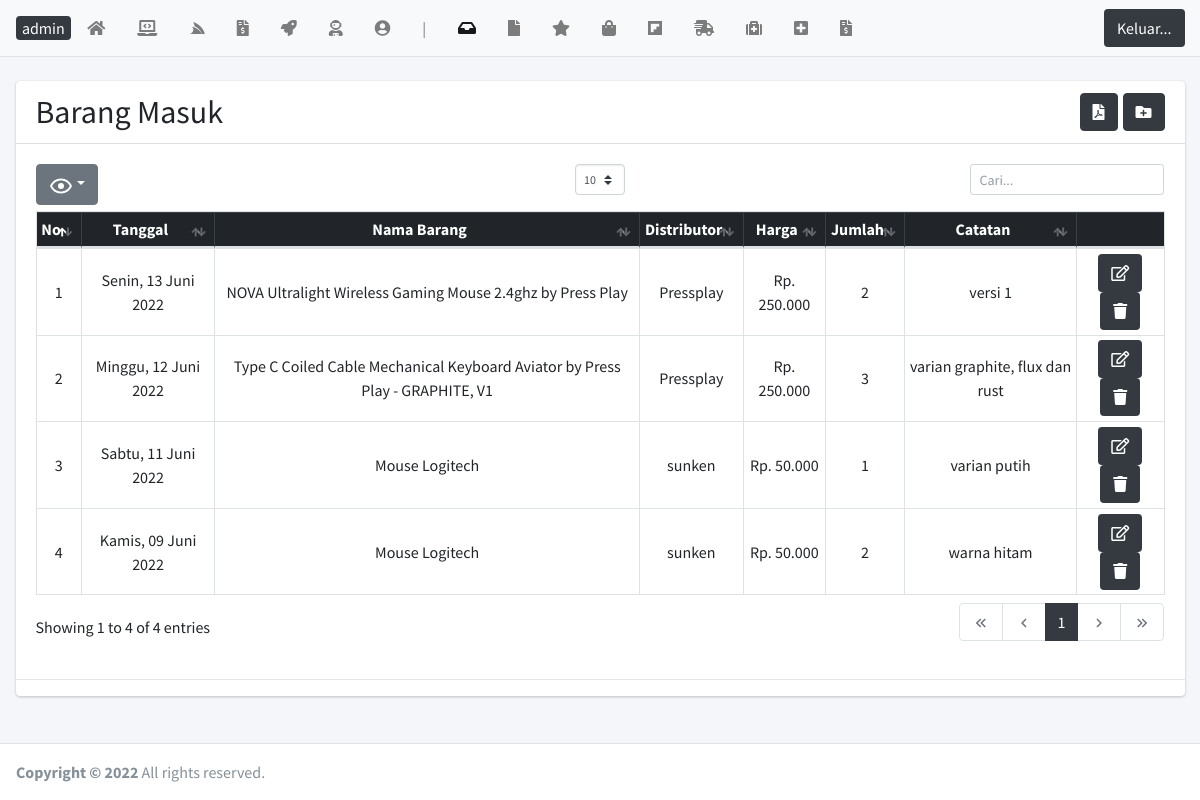
Page /laman/tanammasuk.php on the committed database.
### tables this page shows
CREATE TABLE `tanammasuk` (
  `idtanammasuk` int(5) NOT NULL,
  `idtanam` int(5) NOT NULL,
  `tgl` date NOT NULL,
  `jumlah` int(5) NOT NULL,
  `hargamasuk` float NOT NULL,
  `sumber` varchar(80) NOT NULL,
  `catatan` text NOT NULL
);

CREATE TABLE `tanam` (
  `idtanam` int(5) NOT NULL,
  `namatanam` varchar(80) NOT NULL,
  `kategori` varchar(30) NOT NULL,
  `modal` float NOT NULL,
  `harga` float NOT NULL,
  `deskripsi` text NOT NULL,
  `gambar` text NOT NULL,
  `stok` int(4) NOT NULL,
  `terjual` int(10) NOT NULL
);

### tgl_indo.php (called while the page is built, shortened)
<?php
    function haribulantahun($tanggalnya, $cetak_hari = false){
        $hari = array(
            1 => 'Senin','Selasa','Rabu','Kamis','Jumat','Sabtu','Minggu'
        );
        $bulan = array(
            1 => 'Januari','Februari','Maret','April','Mei','Juni','Juli','Agustus','September','Oktober','November','Desember'
        );
        $split = explode('-', $tanggalnya);
        $tglkutang = $split[2]. ' '. $bulan[ (int)$split[1] ] . ' '. $split[0];
        if($cetak_hari){
            $num = date('N', strtotime($tanggalnya));
            return $hari[$num] . ', ' . $tglkutang;
        }
        return $tglkutang;
    }
?>

### laman/tanammasuk.php (the view, shortened to what this page needs)
<?php require('headernya.php');  error_reporting(0); ?>
  <div class="content-wrapper">
    <br>
    <section class="content">
      <div class="container-fluid">
        <div class="row">
          <div class="col-12">
            <div class="card">
              <div class="card-header">
                <h2 style="display:inline;">Barang Masuk</h2>
                <button style="float: right;margin-left: 5px" class="btn btn-dark" type="button" data-toggle="tooltip" data-placement="bottom" title="Tambah"><a href="tanammasuk_input.php" class="text-white"><i class="fas fa-folder-plus"></i></a>
                </button>
                <button style="float: right" class="btn btn-dark" type="button" data-toggle="modal" data-target="#modal-sm" title="Cetak"><i class="fas fa-file-pdf"></i></button>
              </div>
              <div class="card-body">
                <table id="dataTables" class="table table-bordered table-hover table-sm">
                  <thead class="table-dark">
                    <tr class="text-center">
                        <th>No</th>
                        <th>Tanggal</th>
                        <th>Nama Barang</th>
                        <th>Distributor</th>
                        <th>Harga</th>
                        <th>Jumlah</th>
                        <th>Catatan</th>
                        <th class="hide"></th>
                    </tr>
                  </thead>
                  <tbody>
                    <?php
                      $no = 1;
                      $query = mysqli_query($kon, "SELECT * FROM tanammasuk INNER JOIN tanam ON tanammasuk.idtanam = tanam.idtanam ORDER BY tgl DESC");
                      while($data = mysqli_fetch_array($query)){
                        ?>
                          <tr class="text-center">
                          <td><?= $no++ ?></td>
                          <td><?= haribulantahun($data['tgl'],true)?></td>
                          <td><?= $data['namatanam'] ?></td>
                          <td><?= $data['sumber'] ?></td>
                          <td>Rp. <?= number_format($data['hargamasuk'],0,',','.') ?> </td>
                          <td><?= $data['jumlah'] ?></td>
                          <td><?= $data['catatan'] ?></td>
                          <td>
                            <button class="btn bg-dark" type="button"><a href="tanammasuk_edit.php?idtanammasuk=<?= $data['idtanammasuk'] ?>" class="text-white"><i class="far fa-edit"></i></a></button>
                            <button class="btn bg-dark" onclick="yakin = confirm('Apakah Kamu yakin ingin Menghapus?'); if(yakin){ window.location = 'hapus.php?idtanammasuk=<?= $data['idtanammasuk'] ?>';
                              }" type="button"><i class="fas fa-trash"></i></button>
                          </td>
                        <?php
                      }
                    ?>
                  </tbody>
                </table>
              </div>
              <hr>
            </div>
          </div>
        </div>
      </div>
    </section>
  </div>
<?php require('footernya.php') ?>

### rows in the picture
tanammasuk: tgl "Senin, 13 Juni 2022", idtanam.namatanam "NOVA Ultralight Wireless Gaming Mouse 2.4ghz by Press Play", sumber "Pressplay", hargamasuk "250.000", jumlah "2", catatan "versi 1"
tanammasuk: tgl "Minggu, 12 Juni 2022", idtanam.namatanam "Type C Coiled Cable Mechanical Keyboard Aviator by Press Play - GRAPHITE, V1", sumber "Pressplay", hargamasuk "250.000", jumlah "3", catatan "varian graphite, flux dan rust"
tanammasuk: tgl "Sabtu, 11 Juni 2022", idtanam.namatanam "Mouse Logitech", sumber "sunken", hargamasuk "50.000", jumlah "1", catatan "varian putih"
tanammasuk: tgl "Kamis, 09 Juni 2022", idtanam.namatanam "Mouse Logitech", sumber "sunken", hargamasuk "50.000", jumlah "2", catatan "warna hitam"
